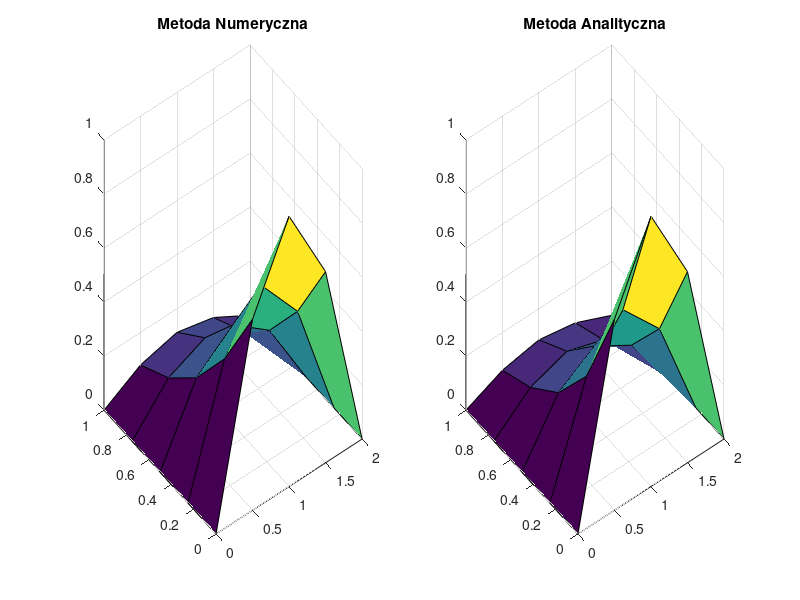

Source code (MATLAB):
clc,clear all
tic
%rozwi�zanie analityczne
G = @(x,t) sin(pi.*x./2).*exp(-(pi.^2).*t./4);

%przedzia� omega
xa=0;
xb=2;
yc=0;
yd=1;

%warunki brzegowe
u1 = @(x) 0;
u2 = @(x) 0;
u3 = @(x,t) sin(pi*x/2);

licznik=0;
%siatka
m=5;
D=1;
deltax=(xb-xa)/(m-1);
x=[xa:deltax:xb];         %przedzia� przestrzenny
deltat=(deltax^2)/D; 
n_end=floor(yd/deltat)+1;
t=[0:deltat:1];           %przedzia� czasowy
theta = 1/2 - deltax^2 / (12 * D * deltat);

%macierz
psi=zeros(n_end,length(x)); %utworzenie pustej macierzy

%dodanie warunku pocz�tkowego
psi(1,:) = u3(x);
psi(:,1) = u1(t);
psi(:,m) = u2(t);

F = diag(eye(m-2));
alfa = D * deltat / deltax^2;
A1 = eye(m-2) .* (2*alfa + 1 + theta);
A2 = diag(eye(m-3)) * -alfa;
A = A1 + diag(A2,-1) + diag(A2, 1);

% Pierwszy poziom za pomocą schematu dwupoziomowego
A_2 = (2+(deltax^2)/(deltat))*diag(eye(m-2));
B_2 = diag(A_2) + -1*diag(diag(eye(m-3)),-1) + -1*diag(diag(eye(m-3)),1);
F = diag(eye(m-2)) * deltax^2/deltat .* psi(1,2:m-1)';
F(1) = F(1) + psi(2,1);
F(length(F)) = F(length(F)) + psi(2, m);  
psi(2,2:m-1) = linsolve(B_2,F);

% Pozostałe poziomy
for n=3:n_end
  F = (1+2*theta) * psi(n-1,2:m-1) - theta * psi(n-2, 2:m-1);
  F(1) = F(1) + alfa * psi(n, 1);
  F(m-2) = F(m-2) + alfa * psi(n, m);
  psi(n,2:m-1) = linsolve(A,F');
  licznik = licznik+1;
end

[X,T] = meshgrid(x,t);
subplot(1,2,1)
surf(X,T,psi)
title('Metoda Numeryczna')
subplot(1,2,2)
surf(X,T,(G(X,T)))
title('Metoda Analityczna')
Error=max(max(abs(psi-G(X,T))));
licznik
toc
